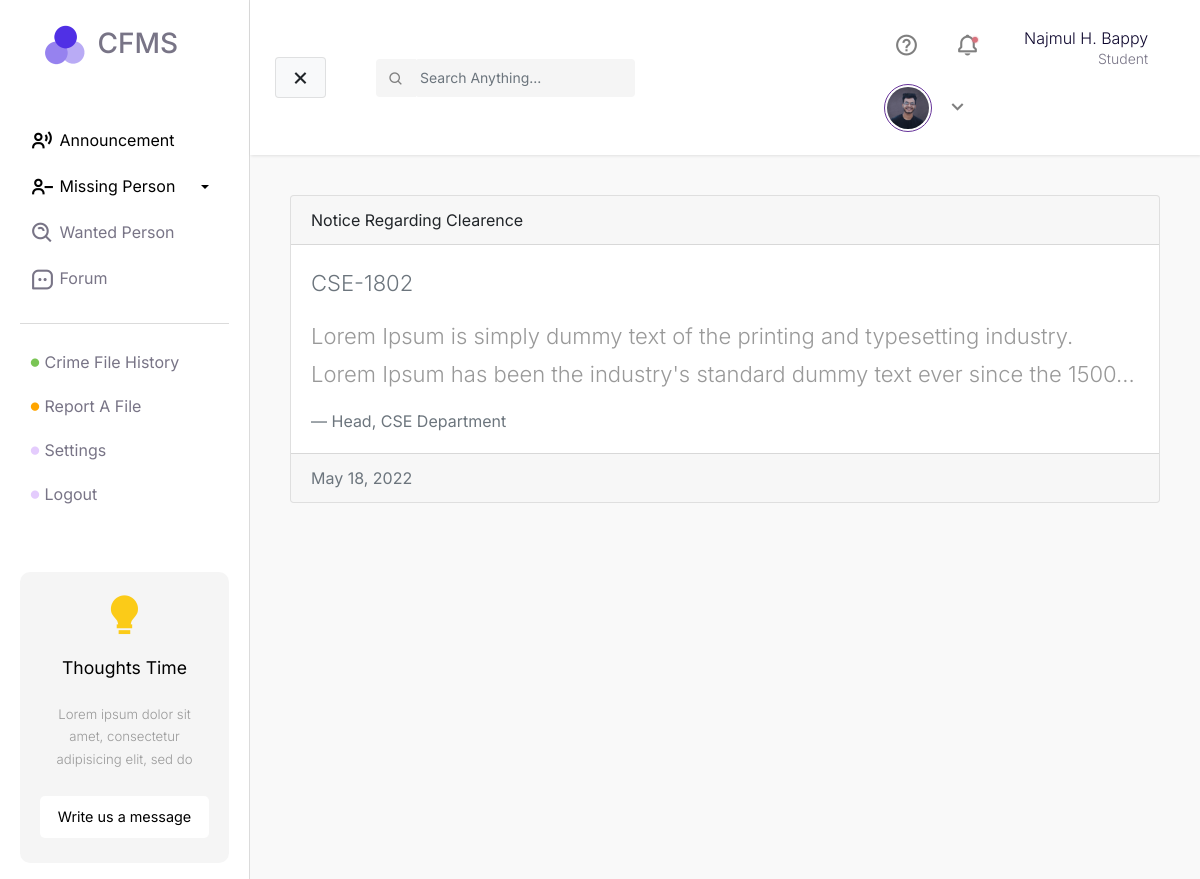
Screenshot of /announcement/ (signed in) with the database file from the repository.
### core/models.py (models this page shows)
class User(AbstractUser):
    email = models.EmailField(unique=True)
    nid = models.CharField(unique=True, max_length=20)
    photo = models.ImageField(upload_to = 'profile-photo', null='True')

### announcement/models.py (models this page shows)
class Announcement(models.Model):
    user = models.ForeignKey(settings.AUTH_USER_MODEL, on_delete=models.PROTECT)
    noticeId = models.CharField(max_length=255)
    title = models.CharField(max_length=255)
    date = models.DateField(auto_now_add=True)
    image = models.ImageField(upload_to='announcement', null=True)
    description = models.TextField()
    authority = models.CharField(max_length=255)

### announcement/views.py (the view)
# urls.py: path('', views.announcementView, name="announcementv"),
def announcementView(request):
    announcements = Announcement.objects.all()
    context = {
        'announcements': announcements
    }
    return render(request, 'announcement.html', context)

### templates/announcement.html (shortened to what this page needs)
{% extends "base.html" %} {% block css %} {% load static %}
<link rel="stylesheet" href="{% static 'css/style.css' %}" />
{% endblock %} {% block main %}
<div id="main-wrapper" class="container missing-page">
  <div class="row">
    {% if announcements %}
    <div>
      {% for notice in announcements %}
      <a href="{% url 'singleNoticeView' id=notice.id %}">
        <div class="card">
          <div class="card-header">{{ notice.title }}</div>
          <div class="card-body">
            <blockquote class="blockquote mb-0">
              <p class="text-muted">{{ notice.noticeId }}</p>
              <p>{{notice.description | slice:":150"}}...</p>
              <footer class="blockquote-footer">{{notice.authority}}</footer>
            </blockquote>
          </div>
          <div class="card-footer text-muted">{{notice.date}}</div>
        </div>
      </a>
      {% endfor %} {% else %}
      <div>
        <h2>No announcements for you</h2>
      </div>
      {% endif %}
    </div>
    {% endblock %}

### templates/base.html (shortened to what this page needs)
<!DOCTYPE html>
<html lang="en">
  <head>
    {% load static %}
    <link
      href="https://unpkg.com/boxicons@2.1.1/css/boxicons.min.css"
      rel="stylesheet"
    />
    <link
      rel="stylesheet"
      href="https://stackpath.bootstrapcdn.com/bootstrap/4.1.0/css/bootstrap.min.css"
    />
    <link
      rel="stylesheet"
      href="https://cdn.jsdelivr.net/npm/boxicons@latest/css/boxicons.min.css"
    />
    <link
      rel="stylesheet"
      href="https://cdnjs.cloudflare.com/ajax/libs/font-awesome/6.0.0/css/all.min.css"
    />
    <link
      rel="stylesheet"
      href="https://cdn.jsdelivr.net/npm/bootstrap-icons@1.4.1/font/bootstrap-icons.css"
    />
    <link rel="stylesheet" href="{% static 'css/base.css'%}" />
    {% block css %} {% endblock %}
  </head>
  <body>
    <div class="wrapper">
      <nav id="sidebar">
        <div class="sidebar-header">
          <h3>
            <img class="logo" src="{% static 'files/logo.png' %}" alt="" /> CFMS
          </h3>
        </div>
        <ul class="list-unstyled components">
          <li class="active">
            <a href="{% url 'announcementv' %}"
              ><i class="bx bx-user-voice"></i> Announcement</a
            >
          </li>
          <li class="active">
            <a
              href="#missing-person-menu"
              data-toggle="collapse"
              aria-expanded="false"
              class="dropdown-toggle"
              ><i class="bx bx-user-minus"></i> Missing Person</a
            >
          </li>
          <li>
            <a href="{% url 'wantedPerson' %}"
              ><i class="bx bx-search-alt"></i> Wanted Person</a
            >
          </li>
          <li>
            <a href="{% url 'forumView' %}"
              ><i class="bx bx-message-square-dots"></i> Forum</a
            >
          </li>
        </ul>
        <ul class="list-unstyled sidebar-second-part">
          <li>
            <a href="{% url 'fileHistoryView' %}"
              ><i class="crime-history bx bxs-circle"></i> Crime File History</a
            >
          </li>
          <li>
            <a href="{% url 'addFileView' %}"
              ><i class="crime-report bx bxs-circle"></i> Report A File</a
            >
          </li>
          <li>
            <a href="#"><i class="crime-forum bx bxs-circle"></i> Settings</a>
          </li>
          <li>
            {% if request.user.is_authenticated %}
            <a href="{% url 'logoutView' %}"
              ><i class="crime-logout bx bxs-circle"></i> Logout</a
            >
            {% else %}
            <a href="{% url 'loginView' %}"
              ><i class="crime-logout bx bxs-circle"></i> Login</a
            >
            {% endif %}
          </li>
        </ul>
        <ul class="list-unstyled CTAs">
          <li>
            <i class="bx bxs-bulb"></i>
          </li>
          <li>
            <p class="title"><strong>Thoughts Time</strong></p>
          </li>
          <li class="text">
            <p>
              Lorem ipsum dolor sit amet, consectetur adipisicing elit, sed do
            </p>
          </li>
          <li>
            <a href="">Write us a message</a>
          </li>
        </ul>
      </nav>
      <div id="content">
        <nav class="navbar navbar-expand-lg navbar-light sticky-top">
          <div class="container-fluid">
            <button type="button" id="sidebarCollapse" class="btn btn-light">
              <i id="menu-collapse-button" class="bx bx-x"></i>
            </button>
            <div class="input-group top-search-form">
              <div class="input-group-prepend">
                <button class="btn btn-outline-light" type="button">
                  <i class="bx bx-search" style="color: gray"></i>
                </button>
              </div>
              <form action="post">
                <input
                  type="text"
                  class="form-control"
                  placeholder="Search Anything..."
                  aria-label=""
                  aria-describedby="basic-addon1"
                />
              </form>
            </div>
            <div class="collapse navbar-collapse" id="navbarSupportedContent">
              <ul class="nav navbar-nav ml-auto">
                <li class="nav-item">
                  <a class="nav-link" href="#"
                    ><i class="bx bx-help-circle"></i
                  ></a>
                </li>
                {% if request.user.is_authenticated %}
                <li class="nav-item">
                  <a class="nav-link before-dot" href="#"
                    ><i class="bx bx-bell"></i
                  ></a>
                </li>
                <li class="nav-item">
                  <a class="nav-link"
                    ><p class="name">
                      {{ request.user.first_name }} {{ request.user.last_name }}
                    </p>
                    <p class="profession">Student</p></a
                  >
                </li>
                {% endif %} {% if request.user.is_authenticated %}
                <div class="dropdown nav-link">
                  <a
                    class="row top-profile-btn"
                    type="button"
                    id="dropdownMenuButton"
                    data-toggle="dropdown"
                    aria-haspopup="true"
                    aria-expanded="false"
                  >
                    <div class="col-md-4">
                      {% if request.user.photo %}
                      <img src="{{ request.user.photo.url }}" alt="" />
                      {% else %}
                      <img src="{% static 'files/profile-pic.png' %}" alt="" />
                      {% endif %}
                    </div>
                    <div class="col-md-2">
                      <i class="bx bx-chevron-down"></i>
                    </div>
                  </a>
                </div>
                {% else %}
                <a href="{% url 'loginView' %}" class="btn btn-secondary"
                  >Login</a
                >
                {% endif %}
              </ul>
            </div>
          </div>
        </nav>
        <div class="main-body">
          <div class="body-content">{% block main %} {% endblock %}</div>
        </div>
      </div>
    </div>
  </body>
</html>

### static/css/base.css (style rules this page uses)
body { font-family: "Inter", sans-serif; background-color: #fff; }
i { vertical-align: middle; }
p { font-family: "Inter", sans-serif; font-size: 1.1em; font-weight: 300; line-height: 1.7em; color: #999; }
a, a:hover, a:focus { color: inherit; text-decoration: none; transition: all 0.3s; }
.navbar { padding: 15px 10px; background: #fff; border: none; border-radius: 0; box-shadow: 1px 1px 3px rgba(0, 0, 0, 0.1); }
.navbar-nav { align-items: center; }
.nav-link i { font-size: 25px; margin: 5px; padding: 5px; }
.before-dot { position: relative; }
.before-dot::before { content: "•"; color: #d8727d; text-shadow: #d8727d 0 0 2px; position: absolute; font-size: 18px; top: 10px; right: 18px; }
.top-profile-btn { cursor: pointer; }
.nav-link .name { margin: 0; margin-left: 18px; font-size: 16px; text-align: right; color: #0d062d; }
.nav-link .profession { margin: 0; line-height: 1; text-align: right; font-size: 14px; color: #787486; }
a.top-profile-btn { max-width: 400px; }
a.top-profile-btn img { border-radius: 50%; border: 1px solid rebeccapurple; padding: 2px; height: 3rem; width: 3rem; object-fit: cover; border-radius: 50%; }
.top-search-form { max-width: 500px; margin-left: 50px; }
.top-search-form input { border: none; background-color: #f5f5f5; font-size: 14px; color: #787486; padding: 10px 5px; }
.top-search-form button { font-size: 16px; background-color: #f5f5f5; cursor: default !important; border: none; }
.wrapper { display: flex; width: 100%; align-items: stretch; }
#sidebar { min-width: 250px; max-width: 250px; background: #fff; color: #787486; transition: all 0.3s; padding: 0 20px; border-right: 1px solid #dbdbdb; }
#sidebar .sidebar-header { padding: 20px; background: #fff; }
#sidebar .sidebar-header .logo { max-width: 50px; }
#sidebar ul.components { padding: 20px 0; border-bottom: 1px solid #dbdbdb; }
#sidebar ul p { padding: 10px; }
#sidebar ul li a { padding: 10px; font-size: 16px; display: block; }
#sidebarCollapse { border-color: rgba(0, 0, 0, 0.1); }
#sidebarCollapse i { font-size: 25px; }
#sidebar ul li.active > a, a[aria-expanded="true"] { color: #000; }
a[data-toggle="collapse"] { position: relative; }
.dropdown-toggle::after { display: block; position: absolute; top: 50%; right: 20px; transform: translateY(-50%); }
ul li i { font-size: 25px; }
.sidebar-second-part li i { font-size: 10px; }
.sidebar-second-part li i.crime-history { color: #7ac555; }
.sidebar-second-part li i.crime-report { color: #ffa500; }
.sidebar-second-part li i.crime-forum { color: #e4ccfd; }
.sidebar-second-part li i.crime-logout { color: #e4ccfd; }
ul.CTAs { padding: 20px; margin-top: 7vh; border-radius: 10px; }
ul.CTAs a { text-align: center; font-size: 0.9em !important; display: block; border-radius: 5px; margin-bottom: 5px; background-color: #fff; color: #000000; font-size: 14px; }
ul.CTAs .title { text-align: center; color: #000; padding: 0; margin: 0; }
ul.CTAs .text { font-size: 12px; color: #000; text-align: center; }
ul.CTAs i { text-align: center; font-size: 2.9em !important; display: block; border-radius: 5px; margin-bottom: 5px; color: #fbcb18; }
ul.CTAs { background-color: #f5f5f5; }
#content { width: 100%; min-height: 100vh; transition: all 0.3s; background-color: #f9f9f9; }
.main-body .body-content { padding: 40px 40px; }

### static/css/style.css (style rules this page uses)
.main-body { background-color: #f9f9f9; }

### rows the page displays
User: user.first_name "Najmul H.", user.last_name "Bappy", user.photo (picture)
Announcement: title "Notice Regarding Clearence", noticeId "CSE-1802", description "Lorem Ipsum is simply dummy text of the printing and typesetting industry. Lorem Ipsum has been the industry's standard dummy text ever since the 1500", authority "Head, CSE Department", date "May 18, 2022"
